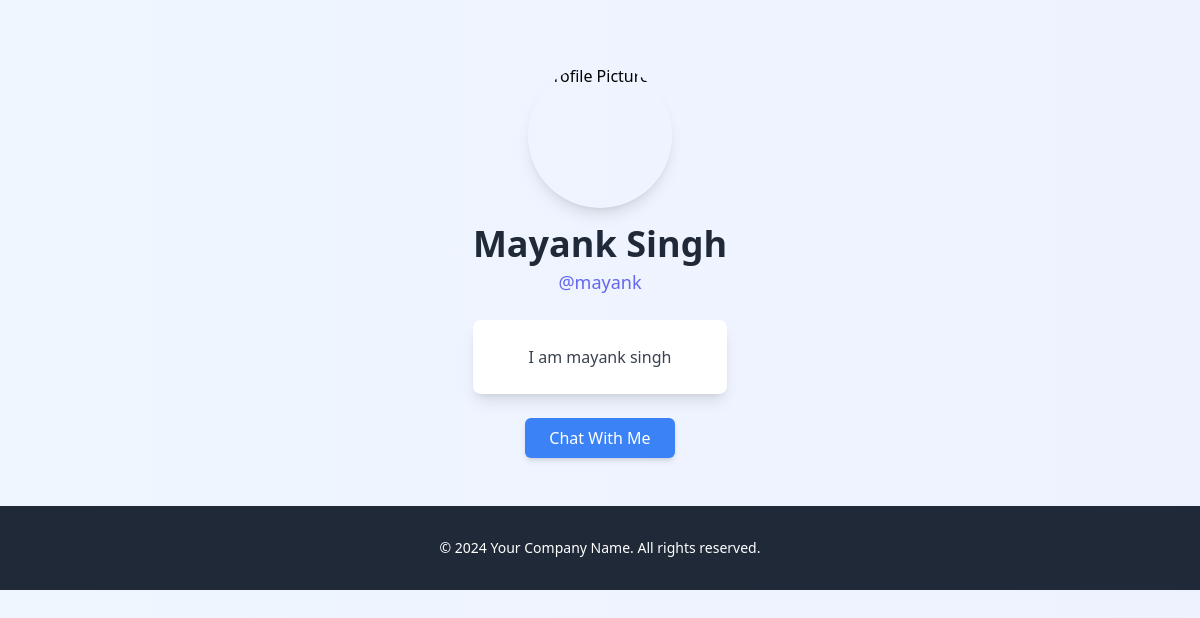
The app's page /profile/mayank/ (signed in) with its own data.
### main/models.py (models this page shows, shortened)
class Profile(models.Model):
    user = models.OneToOneField(User, on_delete=models.CASCADE)
    displayname = models.CharField(max_length=20, null=True, blank=True)
    info = models.TextField(null=True, blank=True)
    @property
    def name(self):
        if self.displayname:
            return self.displayname
        return self.user.username

### main/views.py (the view)
# urls.py: path('profile/<username>/',views.find_user,name='find-user'),
@login_required(login_url='/login/')
def find_user(request,username):
    if username:
        profile = get_object_or_404(User, username=username).profile
    else:
        profile = request.user.profile
    return render(request, 'profile.html', {'profile':profile})

### templates/profile.html (shortened to what this page needs)
<!DOCTYPE html>
<html lang="en">
<head>
    <script src="https://cdn.tailwindcss.com"></script>
</head>
<body class="bg-gradient-to-r from-blue-50 to-indigo-50 font-sans min-h-screen">
    <div class="max-w-4xl mx-auto flex flex-col items-center pt-16 px-4">
        <div class="relative w-36 h-36 mb-4">
            <img
                src="https://i.ibb.co/MstHgvS/icon.png"
                alt="Profile Picture"
                class="rounded-full w-full h-full object-cover shadow-lg"
            >
        </div>
        <div class="text-center">
            <h1 class="text-4xl font-bold text-gray-800 mb-1">{{ profile.name }}</h1>
            <div class="text-indigo-500 text-lg font-medium">@{{ profile.user.username }}</div>
            {% if profile.info %}
            <div class="mt-6 text-gray-700 text-base max-w-md mx-auto leading-relaxed break-words bg-white shadow-lg p-6 rounded-lg">
                <p>{{ profile.info }}</p>
            </div>
            {% else %}
            <p class="text-gray-500 italic mt-6">No bio available</p>
            {% endif %}
            {% if profile.user != user %}
            <a
                href="{% url 'start-chat' profile.user.username %}"
                class="mt-6 inline-block bg-blue-500 text-white px-6 py-2 rounded-md shadow-md hover:bg-blue-600 transition"
            >
                Chat With Me
            </a>
            {% endif %}
        </div>
    </div>
    <footer class="bg-gray-800 text-white text-center py-8 mt-12">
        <p class="text-sm">&copy; 2024 Your Company Name. All rights reserved.</p>
    </footer>
</body>
</html>

### records on screen
Profile: name "Mayank Singh", user.username "mayank", info "I am mayank singh"
